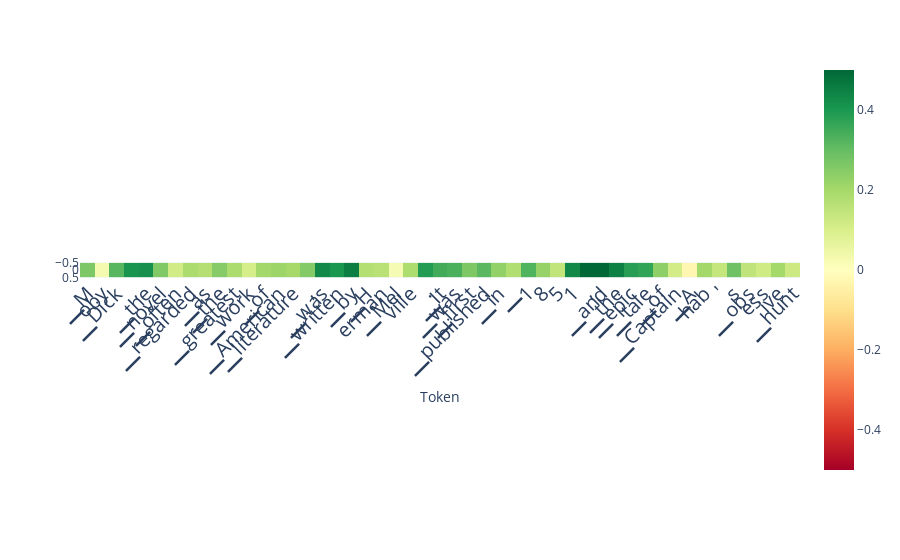

The notebook cell saved with this chart:
### Code cell
from lmdoctor.plot_utils import plot_scores_per_token
scores_per_token = ld.detect(use_n_middle_layers=15)
plot_scores_per_token(scores_per_token, tokens, lastn_tokens_to_plot=max_new_tokens, saturate_at=.5)

### Figure 1 — Plotly figure (JSON) as saved in the notebook; plotly's stock layout.template omitted (floating-point values rounded to 4 significant figures)
{"data": [{"coloraxis": "coloraxis", "hovertemplate": "Token: %{x}<br>y: %{y}<br>color: %{z}<extra></extra>", "name": "0", "type": "heatmap", "xaxis": "x", "yaxis": "y", "z": [[0.2627, 0.02866, 0.3179, 0.4058, 0.4165, 0.2581, 0.1153, 0.1885, 0.1713, 0.25, 0.1865, 0.105, 0.2034, 0.2144, 0.1996, 0.2537, 0.4307, 0.4023, 0.4548, 0.1718, 0.1637, 0.02357, 0.1862, 0.3889, 0.3481, 0.335, 0.2644, 0.3142, 0.2308, 0.1793, 0.3284, 0.2241, 0.1471, 0.4336, 0.5254, 0.5059, 0.4487, 0.3828, 0.3687, 0.2361, 0.1115, -0.02629, 0.2034, 0.1411, 0.2839, 0.1498, 0.1201, 0.2017, 0.1265]]}], "layout": {"autosize": true, "coloraxis": {"cmax": 0.5, "cmin": -0.5, "colorscale": [[0, "rgb(165,0,38)"], [0.1, "rgb(215,48,39)"], [0.2, "rgb(244,109,67)"], [0.3, "rgb(253,174,97)"], [0.4, "rgb(254,224,139)"], [0.5, "rgb(255,255,191)"], [0.6, "rgb(217,239,139)"], [0.7, "rgb(166,217,106)"], [0.8, "rgb(102,189,99)"], [0.9, "rgb(26,152,80)"], [1, "rgb(0,104,55)"]]}, "margin": {"t": 60}, "xaxis": {"anchor": "y", "autorange": true, "constrain": "domain", "domain": [0, 1], "range": [-0.5, 48.5], "scaleanchor": "y", "tickangle": -45, "tickfont": {"size": 20}, "ticktext": ["▁M", "oby", "▁Dick", ",", "▁the", "▁novel", "▁often", "▁regarded", "▁as", "▁the", "▁greatest", "▁work", "▁of", "▁American", "▁literature", ",", "▁was", "▁written", "▁by", "▁H", "erman", "▁Mel", "ville", ".", "▁It", "▁was", "▁first", "▁published", "▁in", "▁", "1", "8", "5", "1", ",", "▁and", "▁the", "▁epic", "▁tale", "▁of", "▁Captain", "▁A", "hab", "'", "s", "▁obs", "ess", "ive", "▁hunt", "▁for"], "tickvals": [0, 1, 2, 3, 4, 5, 6, 7, 8, 9, 10, 11, 12, 13, 14, 15, 16, 17, 18, 19, 20, 21, 22, 23, 24, 25, 26, 27, 28, 29, 30, 31, 32, 33, 34, 35, 36, 37, 38, 39, 40, 41, 42, 43, 44, 45, 46, 47, 48, 49], "title": {"text": "Token"}}, "yaxis": {"anchor": "x", "autorange": true, "constrain": "domain", "domain": [0.4636, 0.5364], "range": [0.5, -0.5]}}}
